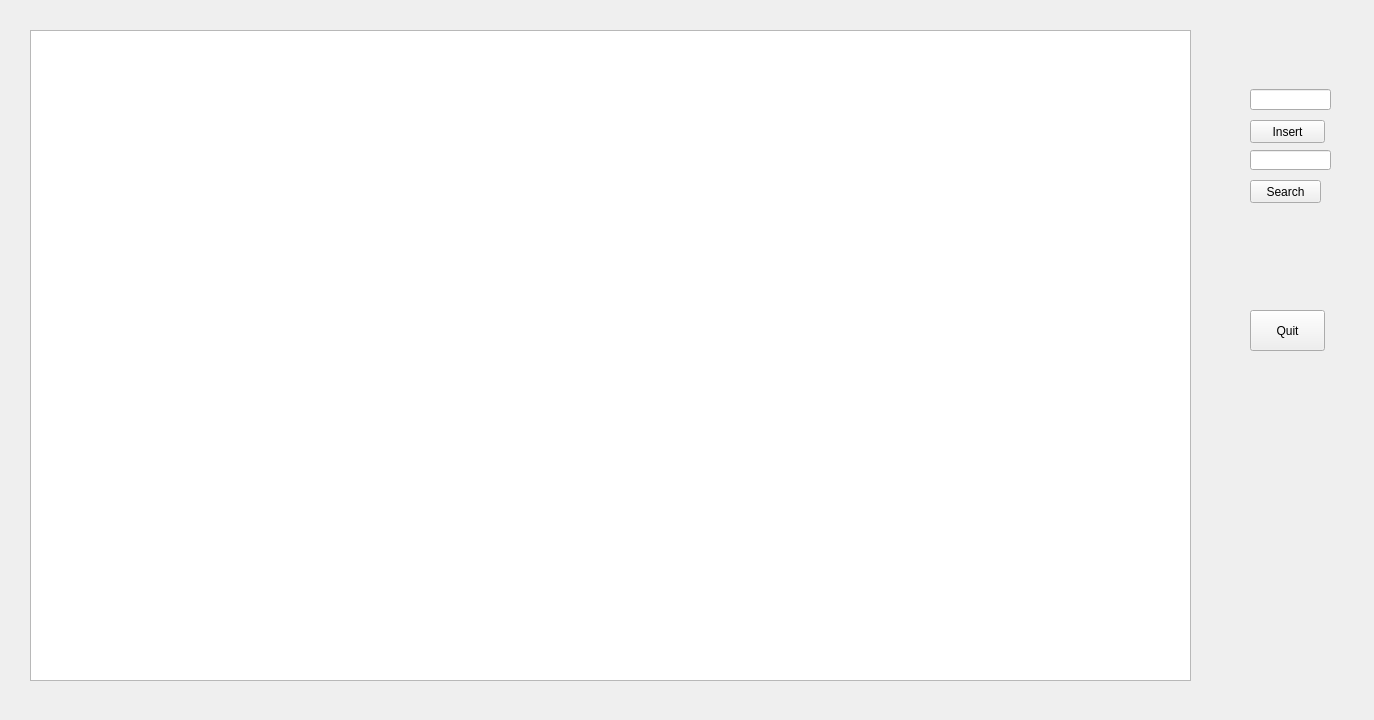
<?xml version="1.0" encoding="UTF-8"?>
<ui version="4.0">
 <class>TreeWidget</class>
 <widget class="QWidget" name="TreeWidget">
  <property name="geometry">
   <rect>
    <x>0</x>
    <y>0</y>
    <width>1374</width>
    <height>720</height>
   </rect>
  </property>
  <property name="windowTitle">
   <string>Form</string>
  </property>
  <widget class="QGraphicsView" name="sceneFrame">
   <property name="geometry">
    <rect>
     <x>30</x>
     <y>30</y>
     <width>1161</width>
     <height>651</height>
    </rect>
   </property>
   <property name="verticalScrollBarPolicy">
    <enum>Qt::ScrollBarAlwaysOff</enum>
   </property>
   <property name="horizontalScrollBarPolicy">
    <enum>Qt::ScrollBarAlwaysOff</enum>
   </property>
  </widget>
  <widget class="QPushButton" name="quitButton">
   <property name="geometry">
    <rect>
     <x>1250</x>
     <y>310</y>
     <width>75</width>
     <height>41</height>
    </rect>
   </property>
   <property name="text">
    <string>Quit</string>
   </property>
  </widget>
  <widget class="QLineEdit" name="insertValue">
   <property name="geometry">
    <rect>
     <x>1250</x>
     <y>89</y>
     <width>81</width>
     <height>21</height>
    </rect>
   </property>
  </widget>
  <widget class="QPushButton" name="insertButton">
   <property name="geometry">
    <rect>
     <x>1250</x>
     <y>120</y>
     <width>75</width>
     <height>23</height>
    </rect>
   </property>
   <property name="text">
    <string>Insert</string>
   </property>
  </widget>
  <widget class="QLineEdit" name="searchValue">
   <property name="geometry">
    <rect>
     <x>1250</x>
     <y>150</y>
     <width>81</width>
     <height>20</height>
    </rect>
   </property>
  </widget>
  <widget class="QPushButton" name="searchButton">
   <property name="geometry">
    <rect>
     <x>1250</x>
     <y>180</y>
     <width>71</width>
     <height>23</height>
    </rect>
   </property>
   <property name="text">
    <string>Search</string>
   </property>
  </widget>
 </widget>
 <resources/>
 <connections/>
</ui>
